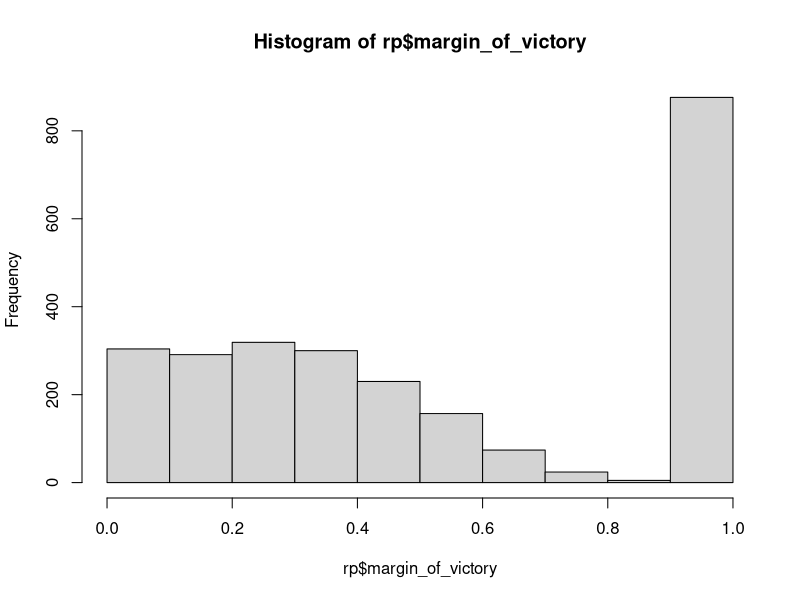
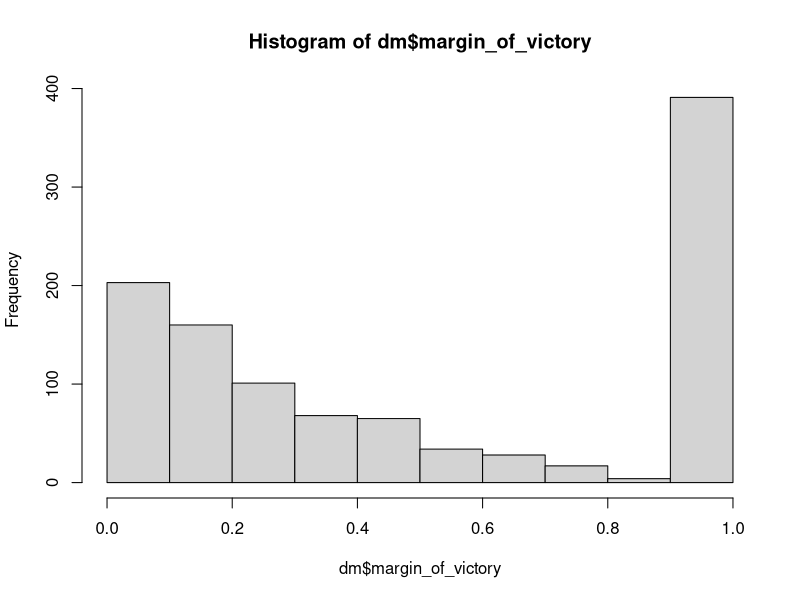
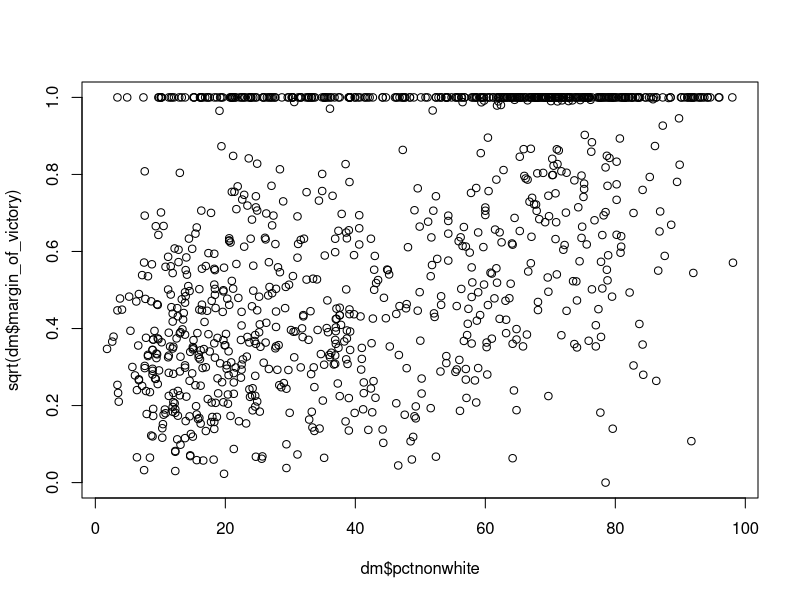

R code for these plots, in order: (Note: this script raises an error after producing the figures.)
setwd("C:\\Users\\chris\\Documents\\MAT 261A\\Project 2\\Data")

df = read.csv("Trans Athletes DATA.csv")
rp = subset(df, republican == 1)

dm = subset(df, democrat == 1)

hist(rp$margin_of_victory)
hist(dm$margin_of_victory)

# both are right skewed

plot(dm$pctnonwhite, sqrt(dm$margin_of_victory))

library(ggplot2)
library(reshape2)

# select numeric columns 

## ERROR with correlation matrix: the standard deviation is zero

#num_cols <- sapply(dm, is.numeric)
#dm_num <- dm[, num_cols]

#num_cols <- sapply(rp, is.numeric)
#rp_num <- rp[, num_cols]

## Compute correlation matrix
#cor_mat_dm <- cor(dm_num, use = "pairwise.complete.obs")
#cor_mat_rp <- cor(rp_num, use = "pairwise.complete.obs")



# Transformation into logit because of clear horizontal line at proportion = 1 

library(car)

plot(dm$pctnonwhite, logit_d_mov)

# skip transformation of margin of victory (can approach inf)
my_response = "margin_of_victory"
logit_df = df
for (col in names(df)){
  # skip binary values of variables
  if (col == my_response){
    print(col)
    logit_df[[col]] <- df[[col]]
    next
  }
  if (all(df[[col]] %in% c(0, 1), na.rm = TRUE)) {
    logit_df[[col]] <- df[[col]]
    next
  }
  
  if (min(df[[col]],na.rm=TRUE) >= 0 && max(df[[col]],na.rm=TRUE)<=1){
    logit_df[[col]] = car::logit(df[[col]], adjust = 0.01)
  }
  else{
    logit_df[[col]] = df[[col]]
  }
}

# remove party binary variables after subsetting, also dropping 1 dummy variable for each category adding to 1
rp = subset(df, republican == 1)
rp$democrat = NULL
rp$republican = NULL
rp$urban = NULL
rp$under25 = NULL
rp$age20_44 = NULL
rp$dist_votes = NULL # linear combo of votes divided by party
rp$independent = NULL
rp$votemargin = NULL # reveals the margin of victory
rp$pctnonwhite = NULL

# not relevant to regression
rp$vote_yes = NULL
rp$vote_no = NULL
rp$election_year = NULL
rp$bill_number = NULL
rp$Bill_Prefix = NULL
rp$VoteDate = NULL
rp$lawmaker_name = NULL
rp$state_abbrev = NULL
rp$statename = NULL
rp$Year = NULL
rp$term_length = NULL
rp$supermajority60 = NULL
rp$supermajority66 = NULL
rp$supermajority75 = NULL

dm = subset(df, democrat == 1)
dm$democrat = NULL
dm$republican = NULL
dm$urban = NULL
dm$under25 = NULL
dm$age20_44 = NULL
dm$dist_votes = NULL # linear combo of votes divided by party
dm$independent = NULL
dm$votemargin = NULL # reveals the margin of victory
dm$pctnonwhite = NULL

dm$vote_no = NULL
dm$vote_yes = NULL
dm$election_year = NULL
dm$bill_number = NULL
dm$Bill_Prefix = NULL
dm$VoteDate = NULL
dm$lawmaker_name = NULL
dm$state_abbrev = NULL
dm$statename = NULL
dm$Year = NULL
dm$term_length = NULL
dm$supermajority60 = NULL
dm$supermajority66 = NULL
dm$supermajority75 = NULL

allvars_dm <- lm(margin_of_victory ~ ., data = dm)
allvars_rp <- lm(margin_of_victory ~ ., data = rp)

aic_step_dm = step(allvars_dm, direction="both")
aic_step_rp = step(allvars_rp, direction="both")



library(caret)

# Exclude the response
predictors_dm <- dm[, setdiff(names(dm), "margin_of_victory")]

predictors_dm <- predictors_dm[, sapply(predictors_dm, is.numeric)]
predictors_dm[!is.finite(as.matrix(predictors_dm))] <- NA

predictors_clean_dm <- predictors_dm[, colSums(is.na(predictors_dm)) == 0]


# Find linear combinations
combo <- findLinearCombos(predictors_clean_dm)

combo$remove  # columns to remove
dm_final <- dm[, !names(dm) %in% names(predictors_clean_dm)[combo$remove]]



predictors_rp <- rp[, setdiff(names(rp), "margin_of_victory")]

predictors_rp <- predictors_rp[, sapply(predictors_rp, is.numeric)]
predictors_rp[!is.finite(as.matrix(predictors_rp))] <- NA

predictors_clean_rp <- predictors_rp[, colSums(is.na(predictors_rp)) == 0]


# Find linear combinations
combo <- findLinearCombos(predictors_clean_rp)

combo$remove  # columns to remove
rp_final <- rp[, !names(rp) %in% names(predictors_clean_rp)[combo$remove]]


hist(dm_final$margin_of_victory)
hist(rp_final$margin_of_victory)

# both are right skewed

plot(dm$pctnonwhite, dm$margin_of_victory)


# stepwise AIC

allvars_dm <- lm(margin_of_victory ~ ., data = dm_final, singular.ok = FALSE)
allvars_rp <- lm(margin_of_victory ~ ., data = rp_final, singular.ok = FALSE)

aic_step_dm = step(allvars_dm, direction="both")
aic_step_rp = step(allvars_rp, direction="both")


library(Matrix)


# 2. Extract predictors (including the intercept column of 1s)
# Remove the outcome variable 'margin_of_victory'
predictors_dm <- model.matrix(margin_of_victory ~ ., data = dm)

# 3. Calculate the rank
rank_dm <- Matrix::rankMatrix(predictors_dm)[1]
num_cols_dm <- ncol(predictors_dm)

print(paste("DM Predictor Columns:", num_cols_dm))
print(paste("DM Matrix Rank:", rank_dm))

# If rank_dm < num_cols_dm, you must drop (num_cols_dm - rank_dm) more variables.
